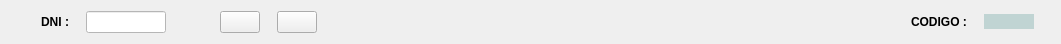
       <widget class="QWidget" name="layoutWidget">
        <property name="geometry">
         <rect>
          <x>57</x>
          <y>72</y>
          <width>1061</width>
          <height>42</height>
         </rect>
        </property>
        <layout class="QGridLayout" name="gridLayout_2">
         <item row="0" column="6">
          <widget class="QLabel" name="lblCodigo">
           <property name="sizePolicy">
            <sizepolicy hsizetype="Fixed" vsizetype="Preferred">
             <horstretch>0</horstretch>
             <verstretch>0</verstretch>
            </sizepolicy>
           </property>
           <property name="text">
            <string>&lt;html&gt;&lt;head/&gt;&lt;body&gt;&lt;p&gt;&lt;span style=&quot; font-weight:600;&quot;&gt;CODIGO :&lt;/span&gt;&lt;/p&gt;&lt;/body&gt;&lt;/html&gt;</string>
           </property>
          </widget>
         </item>
         <item row="0" column="3">
          <widget class="QPushButton" name="btnSearch">
           <property name="sizePolicy">
            <sizepolicy hsizetype="Fixed" vsizetype="Fixed">
             <horstretch>0</horstretch>
             <verstretch>0</verstretch>
            </sizepolicy>
           </property>
           <property name="text">
            <string/>
           </property>
           <property name="icon">
            <iconset resource="img/search.qrc">
             <normaloff>:/search/lupa.png</normaloff>:/search/lupa.png</iconset>
           </property>
           <property name="iconSize">
            <size>
             <width>32</width>
             <height>32</height>
            </size>
           </property>
          </widget>
         </item>
         <item row="0" column="2">
          <widget class="QLabel" name="lblValidar">
           <property name="sizePolicy">
            <sizepolicy hsizetype="Fixed" vsizetype="Fixed">
             <horstretch>0</horstretch>
             <verstretch>0</verstretch>
            </sizepolicy>
           </property>
           <property name="maximumSize">
            <size>
             <width>20</width>
             <height>16777215</height>
            </size>
           </property>
           <property name="font">
            <font>
             <family>Comic Sans MS</family>
             <pointsize>10</pointsize>
             <weight>75</weight>
             <bold>true</bold>
            </font>
           </property>
           <property name="text">
            <string/>
           </property>
          </widget>
         </item>
         <item row="0" column="5">
          <spacer name="horizontalSpacer_3">
           <property name="orientation">
            <enum>Qt::Horizontal</enum>
           </property>
           <property name="sizeType">
            <enum>QSizePolicy::Fixed</enum>
           </property>
           <property name="sizeHint" stdset="0">
            <size>
             <width>577</width>
             <height>20</height>
            </size>
           </property>
          </spacer>
         </item>
         <item row="0" column="0">
          <widget class="QLabel" name="DNI">
           <property name="sizePolicy">
            <sizepolicy hsizetype="Fixed" vsizetype="Fixed">
             <horstretch>0</horstretch>
             <verstretch>0</verstretch>
            </sizepolicy>
           </property>
           <property name="maximumSize">
            <size>
             <width>47</width>
             <height>16777215</height>
            </size>
           </property>
           <property name="font">
            <font>
             <weight>75</weight>
             <bold>true</bold>
            </font>
           </property>
           <property name="text">
            <string>DNI :</string>
           </property>
           <property name="alignment">
            <set>Qt::AlignRight|Qt::AlignTrailing|Qt::AlignVCenter</set>
           </property>
          </widget>
         </item>
         <item row="0" column="7">
          <widget class="QLabel" name="EditIdentificador">
           <property name="sizePolicy">
            <sizepolicy hsizetype="Fixed" vsizetype="Preferred">
             <horstretch>0</horstretch>
             <verstretch>0</verstretch>
            </sizepolicy>
           </property>
           <property name="maximumSize">
            <size>
             <width>50</width>
             <height>15</height>
            </size>
           </property>
           <property name="styleSheet">
            <string notr="true">background-color: rgb(192, 212, 211);</string>
           </property>
           <property name="text">
            <string/>
           </property>
           <property name="alignment">
            <set>Qt::AlignLeading|Qt::AlignLeft|Qt::AlignVCenter</set>
           </property>
          </widget>
         </item>
         <item row="0" column="4">
          <widget class="QPushButton" name="btnReload">
           <property name="sizePolicy">
            <sizepolicy hsizetype="Fixed" vsizetype="Fixed">
             <horstretch>0</horstretch>
             <verstretch>0</verstretch>
            </sizepolicy>
           </property>
           <property name="text">
            <string/>
           </property>
           <property name="icon">
            <iconset resource="img/reload.qrc">
             <normaloff>:/reload/reload.png</normaloff>:/reload/reload.png</iconset>
           </property>
           <property name="iconSize">
            <size>
             <width>32</width>
             <height>32</height>
            </size>
           </property>
          </widget>
         </item>
         <item row="0" column="1">
          <widget class="QLineEdit" name="EditDni">
           <property name="sizePolicy">
            <sizepolicy hsizetype="Fixed" vsizetype="Fixed">
             <horstretch>0</horstretch>
             <verstretch>0</verstretch>
            </sizepolicy>
           </property>
           <property name="maximumSize">
            <size>
             <width>80</width>
             <height>16777215</height>
            </size>
           </property>
           <property name="styleSheet">
            <string notr="true">background-color: rgb(255, 255, 255);</string>
           </property>
           <property name="text">
            <string/>
           </property>
          </widget>
         </item>
        </layout>
       </widget>
